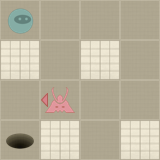

A 2D game scene composited from a Tiled map and its tileset images. What follows is a short description and the map's XML, with each tile layer's data collapsed to a summary:
An orthogonal 4x4 tile map with 40x40 px tiles, 2 tile layers (Level, Actors).

<map version="1.0" orientation="orthogonal" width="4" height="4" tilewidth="40" tileheight="40">
 <properties>
  <property name="moves" value="5" />
 </properties>
 <tileset firstgid="1" name="tiles" tilewidth="40" tileheight="40" spacing="2" margin="2">
  <image source="tiles.png" width="256" height="256" />
  <tile id="0">
   <properties>
    <property name="actor" value="exit" />
   </properties>
  </tile>
  <tile id="2">
   <properties>
    <property name="actor" value="guard" />
    <property name="direction" value="down" />
   </properties>
  </tile>
  <tile id="3">
   <properties>
    <property name="actor" value="guard" />
    <property name="direction" value="left" />
   </properties>
  </tile>
  <tile id="4">
   <properties>
    <property name="actor" value="guard" />
    <property name="direction" value="right" />
   </properties>
  </tile>
  <tile id="5">
   <properties>
    <property name="actor" value="guard" />
    <property name="direction" value="up" />
   </properties>
  </tile>
  <tile id="7">
   <properties>
    <property name="actor" value="player" />
   </properties>
  </tile>
  <tile id="8">
   <properties>
    <property name="actor" value="scroll" />
   </properties>
  </tile>
  <tile id="9">
   <properties>
    <property name="wall" value="1" />
   </properties>
  </tile>
 </tileset>
 <layer name="Level" width="4" height="4">
  <data>[16 cells, 16 non-empty, 2 distinct tile ids]</data>
 </layer>
 <layer name="Actors" width="4" height="4">
  <data>[16 cells, 3 non-empty, 3 distinct tile ids]</data>
 </layer>
</map>
